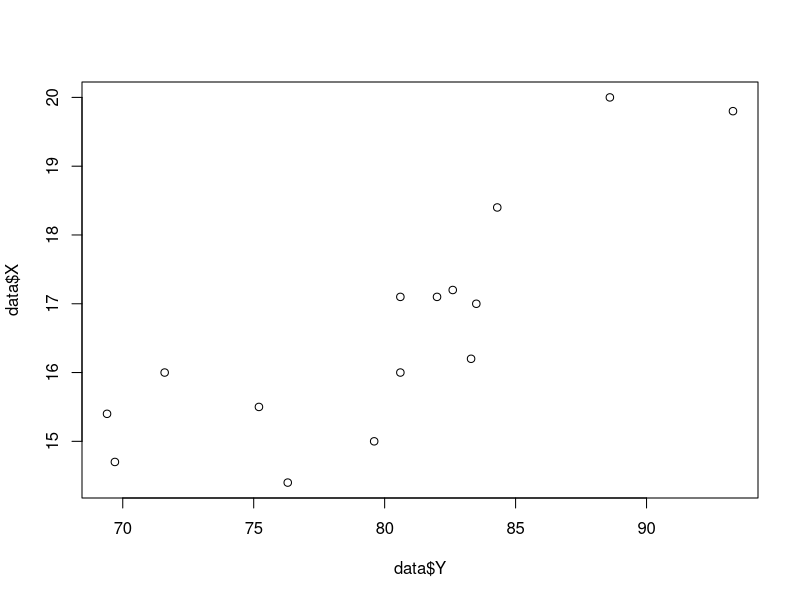
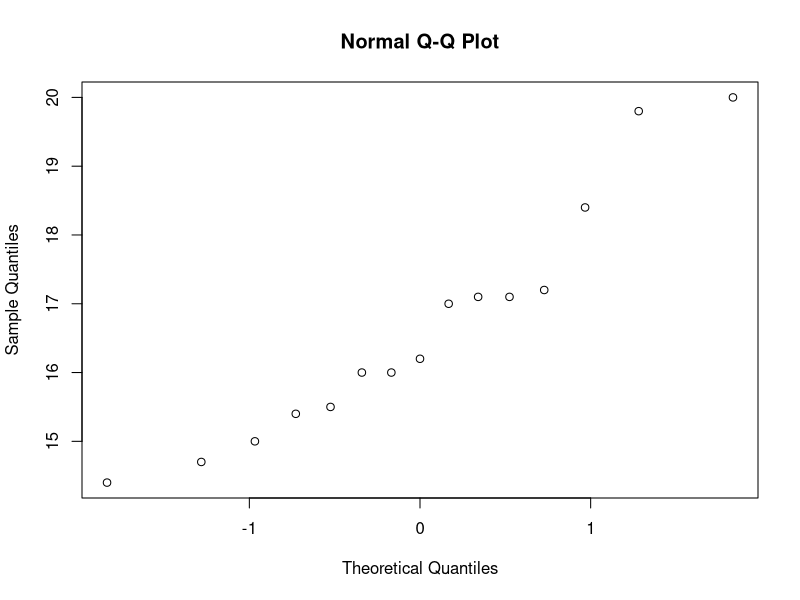
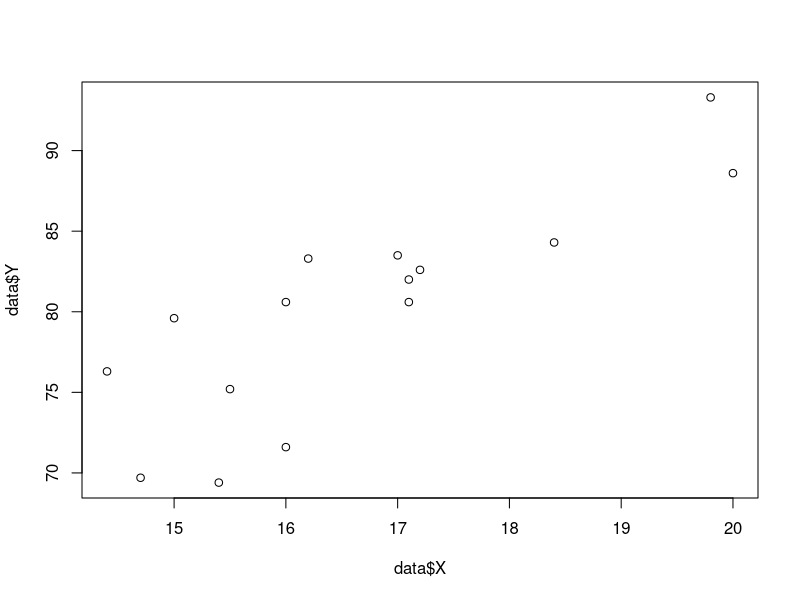
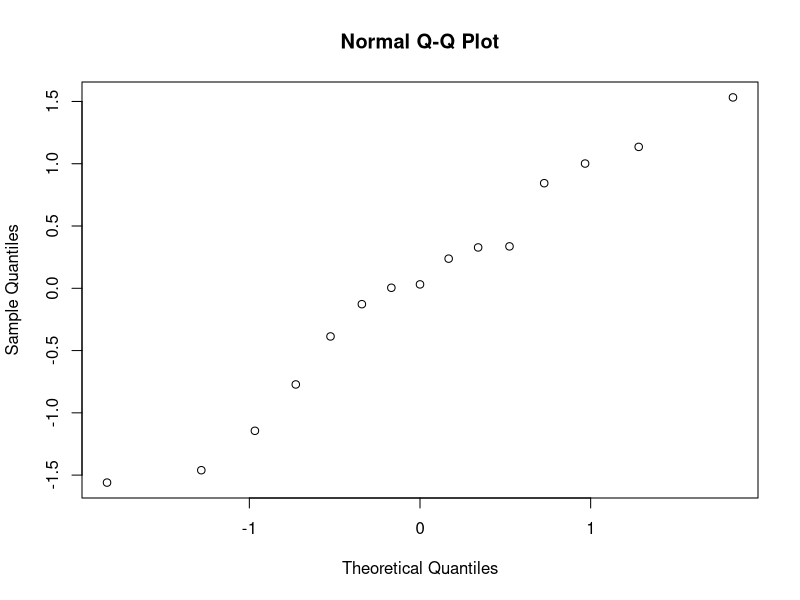
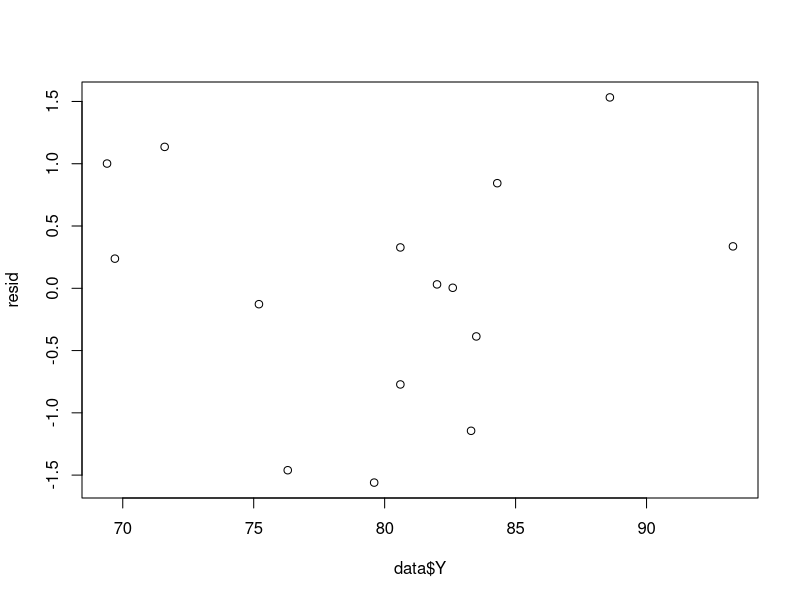
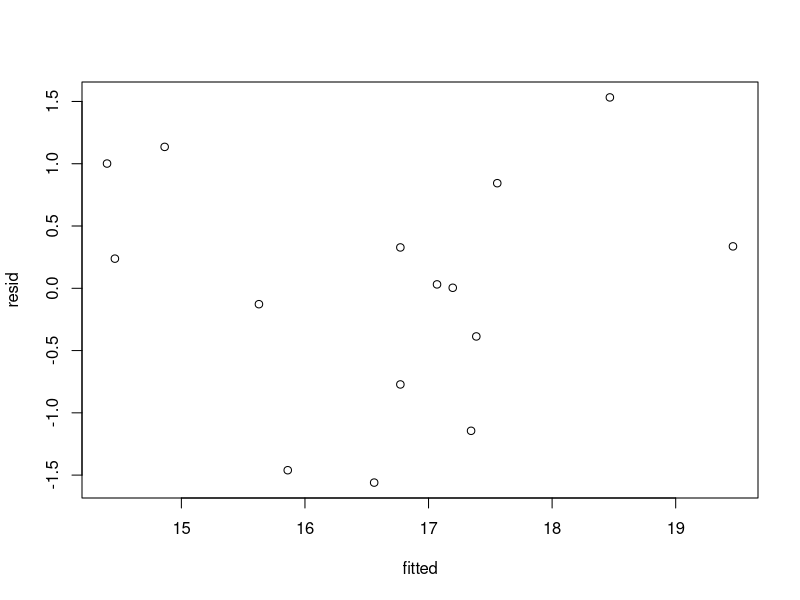
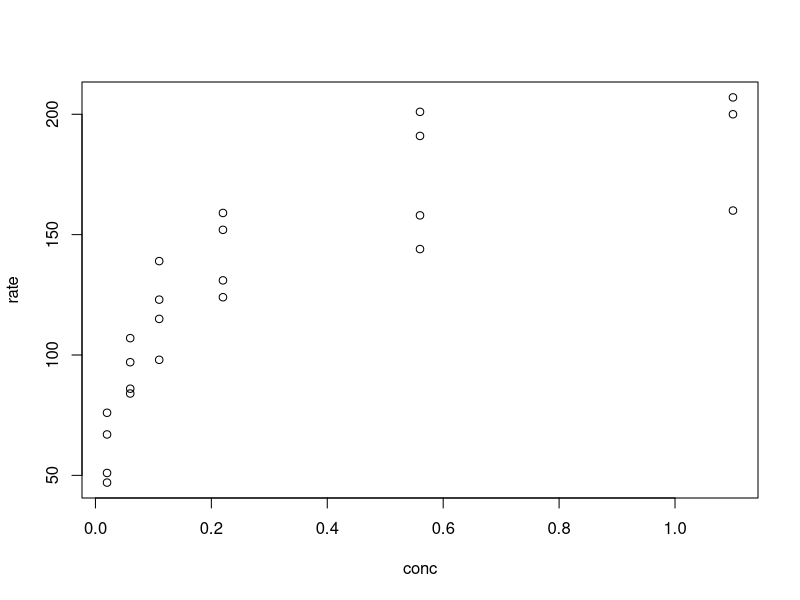
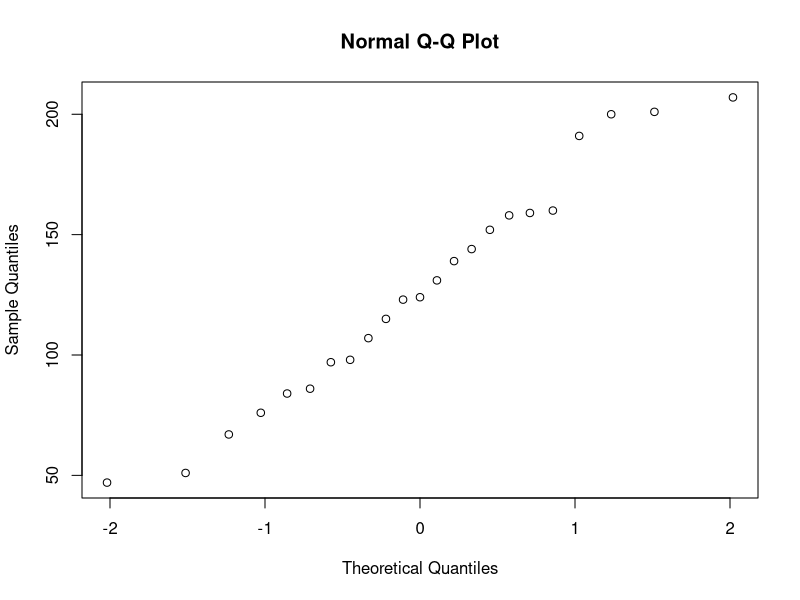

These charts were generated, in order, by the following R code:
## this data is from a study of stripped crickets
## x - chirps/sec for the striped ground cricket
## y - temperature in degrees farenhit

## can temperature be used to predict the number of hirps 
setwd("C:\\Users\\aungkon\\Desktop\\stat")
data <- read.csv("slr02.csv",sep = "\t")
plot(data$Y,data$X)

qqnorm(data$X)
shapiro.test(data$X)

fit <- lm(data$X~data$Y)
summary(fit)
anova(fit)


plot(data$X,data$Y)
abline(fit$coeff)

fitted <- predict(fit)
resid <- residuals(fit)

qqnorm(resid)
plot(data$Y,resid)

##plot predicted vs residuals - non constant variance
plot(fitted,resid)
## no evidence of non constant variance

## we can explore the relationship between two variables by looking at the correlation between them

cor.test(data$Y,data$X)
## the null hypothesis of no correlation is rejected with estimated correlation of .8351438


attach(Puromycin)
head(Puromycin)
## Can concentration be used to predict rate?
##EDA
plot(conc,rate)
## there is a relationship but linear maybe not
qqnorm(rate)
## no problems
cor.test(conc,rate)
## reject null hypothesis of no correlation so we proceed with a linear model
fit <- lm(rate~conc)
summary(fit)
## we reject the null hypothesis that the slope is zero(wald test)
## r^2 = .6489

## plot residuals
fitted <- predict(fit)
resid <- residuals(fit) 

plot(conc,resid) ## this is the plot that says if higher order terms are needed
## need a quadratic term

fit2 <- lm(rate~conc + I(conc^2))
summary(fit2)

## both coeffs are conc and conc^2 are significantly different from 0 - both are useful in the model
## r^2 = .801 so keep both of these terms in the model

fitted2 <- predict(fit2)
resid2 <- residuals(fit2) 

qqnorm(resid2)
plot(conc,resid2) ## this is the plot that says if higher order terms are needed
## maybe a cubic term

## 
plot(fitted2,resid2)
## yucky different type of analysis?










## non quantitative variables  - dummy variables





## let X=1 if state is treated or 0 otherwise

X <- ifelse(state=="treated",1,0)
## to see whether there is a difference in treated and untreated group

plot(X,rate)
## there appears to be some effect of treated on rate

fit4 <- lm(rate~X)
summary(fit4)







fit3 <- lm(rate~conc + I(conc^2) + I(conc^3))
summary(fit3)

fitted3 <- predict(fit3)
resid3 <- residuals(fit3) 

qqnorm(resid3)
plot(conc,resid3)


fit4 <- lm(rate~conc + I(conc^2) + I(conc^3) + I(conc^4))
summary(fit4)




attach(warpbreaks)

head(warpbreaks)

X <- ifelse(wool=="A",1,0)

plot(X,breaks)

qqnorm(breaks)

cor.test(X,breaks)
fit <- lm(breaks~X)
summary(fit)
anova(fit)
fitted<- predict(fit)
resid<- residuals(fit) 

qqnorm(resid)
plot(X,resid)
plot(fitted,resid)

attach(trees)
head(trees)
plot(Height,sqrt(Volume))

qqnorm(sqrt(Volume))
shapiro.test(sqrt(Volume))


fit <- lm(sqrt(Volume)~Height)
summary(fit)
anova(fit)
fitted<- predict(fit)
resid<- residuals(fit) 

qqnorm(resid)
plot(Height,resid)
plot(fitted,resid)

fit <- lm(sqrt(Volume)~Height + I(Height^2))

summary(fit)


plot(Height,sqrt(Volume))
abline(fit)




